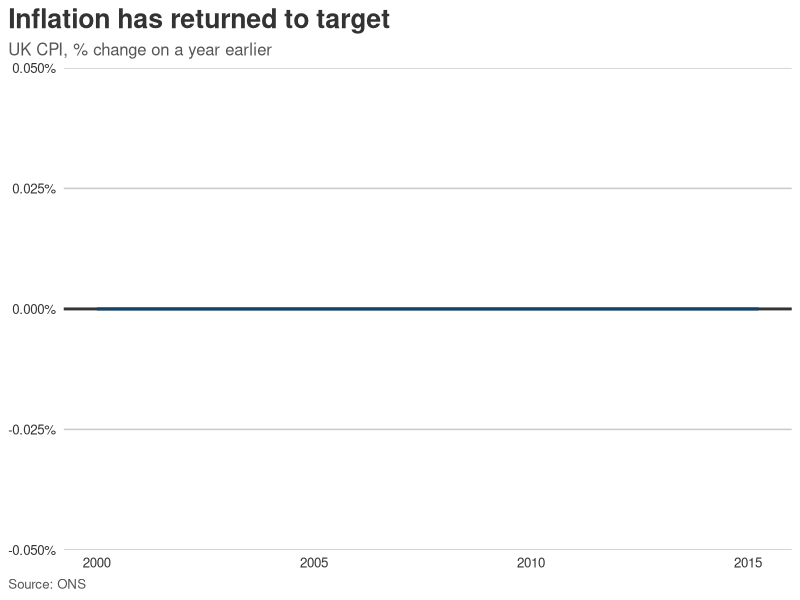

Reproduce this figure in R.
## ---- chunk 1
library(ggplot2)

# 03-color-palettes.qmd — categorical default (UK Analysis Function order)
palette_categorical <- c(
  "#12436D",
  "#28A197",
  "#801650",
  "#F46A25",
  "#3D3D3D",
  "#A285D1"
)

# Okabe–Ito alternative (also available as grDevices::palette.colors(palette = "Okabe-Ito"))
palette_okabe_ito <- c(
  "#000000",
  "#E69F00",
  "#56B4E9",
  "#009E73",
  "#F0E442",
  "#0072B2",
  "#D55E00",
  "#CC79A7"
)

palette_sequential <- c(
  "#F2F2F2",
  "#ADD1F1",
  "#6BACE6",
  "#2073BC",
  "#12436D",
  "#092135"
)

palette_highlight <- c(highlight = "#12436D", context = "#BFBFBF")

color_text <- "#333333"
color_text_soft <- "#555555"
color_gridline <- "#CBCBCB"
color_baseline <- "#333333"
## ---- chunk 2
theme_report <- function(base_size = 12) {
  ggplot2::theme_minimal(base_size = base_size) +
    ggplot2::theme(
      # finding-first title block, left-aligned to the plot edge (TY-2)
      plot.title.position = "plot",
      plot.title = ggplot2::element_text(face = "bold", size = base_size * 1.6),
      plot.subtitle = ggplot2::element_text(color = color_text_soft),
      plot.caption = ggplot2::element_text(color = color_text_soft, hjust = 0),
      plot.caption.position = "plot",
      # y gridlines only, light grey (P-4, TY-7)
      panel.grid.major.x = ggplot2::element_blank(),
      panel.grid.minor = ggplot2::element_blank(),
      panel.grid.major.y = ggplot2::element_line(color = color_gridline),
      axis.title = ggplot2::element_blank(), # units go in the subtitle (TY-11)
      axis.text = ggplot2::element_text(color = color_text),
      # legend top, no title; prefer direct labels anyway (TY-6)
      legend.position = "top",
      legend.title = ggplot2::element_blank(),
      text = ggplot2::element_text(color = color_text)
    )
}
## ---- chunk 3
scale_color_report <- function(...) {
  ggplot2::scale_color_manual(values = palette_categorical, ...)
}

scale_fill_report <- function(...) {
  ggplot2::scale_fill_manual(values = palette_categorical, ...)
}

# Sequential/continuous: viridis is a conforming perceptually-uniform default
# (03 — sequential): ggplot2::scale_fill_viridis_c()
## ---- chunk 4
# Use economics dataset and compute a rate-like variable for demonstration
inflation <- data.frame(
  date = economics$date[economics$date >= as.Date("2000-01-01")],
  rate = (economics$pce[economics$date >= as.Date("2000-01-01")] /
    lag(economics$pce[economics$date >= as.Date("2000-01-01")], 12) -
    1) *
    100
)

plot_inflation <- inflation |>
  ggplot(aes(date, rate)) +
  geom_hline(yintercept = 0, linewidth = 1, color = color_baseline) + # TY-8
  geom_line(linewidth = 1, color = palette_categorical[[1]]) + # AX-11
  scale_y_continuous(labels = scales::label_percent(scale = 1)) +
  labs(
    title = "Inflation has returned to target", # P-2: the finding
    subtitle = "UK CPI, % change on a year earlier", # TY-1: measure + unit
    caption = "Source: ONS" # P-7 / TY-15
  ) +
  theme_report()
## ---- chunk 5
  #| fig-alt: "Line chart"
  plot_inflation
## ---- chunk 6
contrast_ratio <- function(fg, bg = "#FFFFFF") {
  lum <- function(hex) {
    rgb <- grDevices::col2rgb(hex)[, 1] / 255
    lin <- ifelse(rgb <= 0.03928, rgb / 12.92, ((rgb + 0.055) / 1.055)^2.4)
    sum(lin * c(0.2126, 0.7152, 0.0722))
  }
  l <- sort(c(lum(fg), lum(bg)), decreasing = TRUE)
  (l[[1]] + 0.05) / (l[[2]] + 0.05)
}

palette_categorical |> purrr::map_dbl(contrast_ratio) # all >= 3
